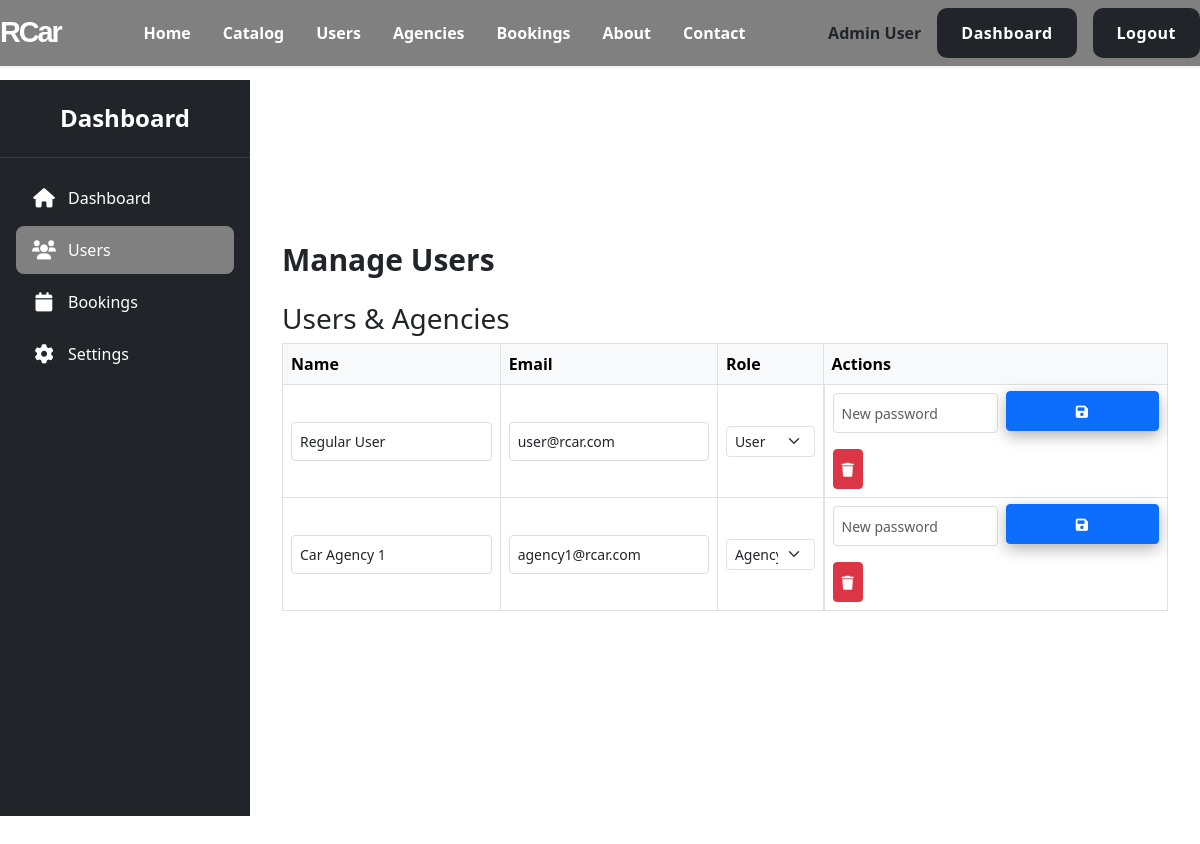
The page /view/users.php (signed in) on the database its author committed.
### tables this page shows
CREATE TABLE IF NOT EXISTS users (
    id INT PRIMARY KEY AUTO_INCREMENT,
    name VARCHAR(100) NOT NULL,
    email VARCHAR(100) NOT NULL UNIQUE,
    password VARCHAR(255) NOT NULL,
    role ENUM('user', 'agency', 'admin') NOT NULL DEFAULT 'user',
    created_at TIMESTAMP DEFAULT CURRENT_TIMESTAMP,
    updated_at TIMESTAMP DEFAULT CURRENT_TIMESTAMP ON UPDATE CURRENT_TIMESTAMP
);

### view/users.php (the view, shortened to what this page needs)
<?php
require_once 'db.php';
try {
    $stmt = $conn->prepare("SELECT * FROM users WHERE id != ? ORDER BY role, name");
    $stmt->bind_param('i', $_SESSION['user_id']);
    $stmt->execute();
    $result = $stmt->get_result();
    $users = $result->fetch_all(MYSQLI_ASSOC);
} catch (Exception $e) {
    $error_message = "Error fetching users: " . $e->getMessage();
}
?>
<!DOCTYPE html>
<html lang="en">
<head>
    <link rel="stylesheet" href="assets/style.css">
    <link href="https://cdn.jsdelivr.net/npm/bootstrap@5.3.0/dist/css/bootstrap.min.css" rel="stylesheet">
    <link rel="stylesheet" href="https://cdnjs.cloudflare.com/ajax/libs/font-awesome/6.0.0/css/all.min.css">
</head>
<body>
    <?php include 'includes/navbar.php'; ?>
    <div class="dashboard-container">
        <aside class="sidebar">
            <div class="sidebar-header">
                <h2>Dashboard</h2>
            </div>
            <nav class="sidebar-nav">
                <a href="dashboard.php" class="<?php echo basename($_SERVER['PHP_SELF']) === 'dashboard.php' ? 'active' : ''; ?>">
                    <i class="fas fa-home"></i> Dashboard
                </a>
                <a href="users.php" class="<?php echo basename($_SERVER['PHP_SELF']) === 'users.php' ? 'active' : ''; ?>">
                    <i class="fas fa-users"></i> Users
                </a>
                <a href="bookings.php" class="<?php echo basename($_SERVER['PHP_SELF']) === 'bookings.php' ? 'active' : ''; ?>">
                    <i class="fas fa-calendar"></i> Bookings
                </a>
                <a href="settings.php" class="<?php echo basename($_SERVER['PHP_SELF']) === 'settings.php' ? 'active' : ''; ?>">
                    <i class="fas fa-cog"></i> Settings
                </a>
            </nav>
        </aside>
        <main class="dashboard-content">
            <div class="dashboard-header">
                <h1>Manage Users</h1>
            </div>
            <?php
                $userList = array_filter($users, fn($u) => in_array($u['role'], ['user', 'agency']));
            ?>
            <h3>Users & Agencies</h3>
            <div class="table-responsive mb-5">
                <table class="table table-bordered align-middle">
                    <thead class="table-light">
                        <tr>
                            <th>Name</th>
                            <th>Email</th>
                            <th>Role</th>
                            <th style="width:180px">Actions</th>
                        </tr>
                    </thead>
                    <tbody>
                        <?php foreach ($userList as $user): ?>
                        <tr>
                            <form method="POST" class="user-update-form">
                                <td><input type="text" name="name" class="form-control form-control-sm" value="<?php echo htmlspecialchars($user['name']); ?>" required></td>
                                <td><input type="email" name="email" class="form-control form-control-sm" value="<?php echo htmlspecialchars($user['email']); ?>" required></td>
                                <td>
                                    <select name="role" class="form-select form-select-sm">
                                        <option value="user" <?php if ($user['role'] === 'user') echo 'selected'; ?>>User</option>
                                        <option value="agency" <?php if ($user['role'] === 'agency') echo 'selected'; ?>>Agency</option>
                                    </select>
                                </td>
                                <td class="d-flex gap-2">
                                    <input type="password" name="password" class="form-control form-control-sm" placeholder="New password">
                                    <button type="submit" name="update_user" class="btn btn-primary btn-sm"><i class="fas fa-save"></i></button>
                                </td>
                            </form>
                            <td class="d-flex gap-2">
                                <form method="POST" class="d-inline" onsubmit="return confirm('Are you sure you want to delete this user?')">
                                    <button type="submit" name="delete_user" class="btn btn-danger btn-sm"><i class="fas fa-trash"></i></button>
                                </form>
                            </td>
                        </tr>
                        <?php endforeach; ?>
                    </tbody>
                </table>
            </div>
        </div>
</body>
</html>

### assets/style.css (style rules this page uses)
:root { --primary-color: #007bff; --primary-color-dark: #0056b3; --secondary-color: #6c757d; --text-dark: #212529; --text-light: #adb5bd; --extra-light: #f8f9fa; --white: #ffffff; --bg-light: #f8f9fa; --success-color: #28a745; --warning-color: #ffc107; --danger-color: #dc3545; --max-width: 1200px; --header-font: "Syncopate", sans-serif; --body-font: "Poppins", sans-serif; }
* { margin: 0; padding: 0; box-sizing: border-box; }
body { font-family: var(--body-font), -apple-system, BlinkMacSystemFont, 'Segoe UI', Roboto, Oxygen, Ubuntu, Cantarell, sans-serif; line-height: 1.5; color: var(--text-dark); background-color: var(--bg-light); }
.dashboard-container { display: flex; margin-top: 64px; min-height: calc(100vh - 64px); position: relative; z-index: 2000; }
.sidebar { width: 250px; height: calc(100vh - 64px); background-color: var(--text-dark); position: fixed; left: 0; top: 80px; z-index: 900; transition: all 0.3s ease; transition-delay: 0.2s; color: var(--white); }
.sidebar-header { padding: 1.5rem; text-align: center; border-bottom: 1px solid rgba(255, 255, 255, 0.1); }
.sidebar-header h2 { font-size: 1.5rem; font-weight: bold; color: var(--white); margin: 0; }
.sidebar-nav { display: flex; flex-direction: column; gap: 0.25rem; padding: 1rem; }
.sidebar-nav a { display: flex; align-items: center; gap: 0.75rem; padding: 0.75rem 1rem; color: var(--white); text-decoration: none; border-radius: 0.5rem; transition: all 0.3s ease; }
.sidebar-nav a.active { background-color: gray; color: var(--white); }
.sidebar-nav a i { font-size: 1.2rem; width: 24px; text-align: center; }
.dashboard-content { flex: 1; margin-left: 250px; padding: 2rem; position: relative; z-index: 2000; }
.dashboard-header h1 { font-size: 1.875rem; font-weight: bold; padding-bottom: 1rem; margin-top: 5rem; }
input[type="text"], input[type="email"], input[type="password"], input[type="url"], input[type="number"], select, textarea { width: 100%; padding: 8px; border: 1px solid #ddd; border-radius: 4px; }
button, .button { display: flex; width: 300px; height: 40px; justify-content: center; align-items: center; justify-self: center; font-size: 20px; border: none; border-radius: 6px; background-color: #15191d ; color: #fff; transition: background-color 0.3s ease-in-out ; }
.table-light tr { background-color: var(--text-dark); color: var(--white); }
.btn-primary, .btn-outline { background-color: var(--text-dark); color: var(--white); padding: 0.5rem 1rem; border-radius: 0.375rem; text-decoration: none; transition: all 0.2s; text-decoration: none; font-weight: bold; background-color: var(--text-dark); color: var(--white); position: relative; overflow: hidden; transition: all 0.3s ease; font-weight: 700; letter-spacing: 0.5px; padding: 0.8rem 1.5rem; border-radius: 10px; }
.btn-primary::before { content: ''; position: absolute; top: 0; left: -100%; width: 100%; height: 100%; background: linear-gradient( 120deg, transparent, rgba(255, 255, 255, 0.2), transparent ); transition: 0.5s; }
.btn-primary, .btn-outline:hover { transform: translateY(-2px); box-shadow: 0 5px 15px rgba(0, 0, 0, 0.3); background-color: var(--text-dark); color: var(--white); }
.btn-danger { background-color: var(--text-dark); color: var(--white); padding: 10px 20px; border: none; border-radius: 5px; cursor: pointer; font-size: 1em; transition: background-color 0.3s; width: 100%; }

### rows shown on the page
users: name "Regular User", email "user@rcar.com", role "User"
users: name "Car Agency 1", email "agency1@rcar.com", role "Agency"

### other values the page prints
$_SESSION['name'] "Admin User"
